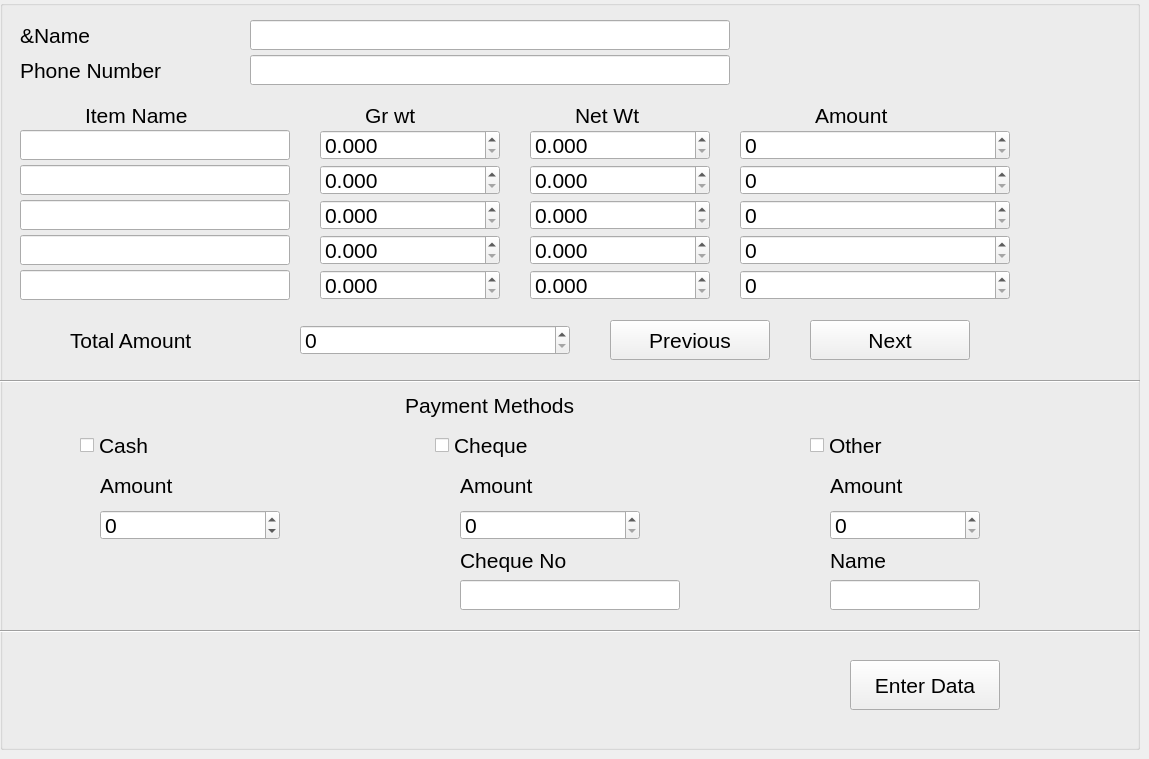
    <widget class="QWidget" name="Silver_Purchase">
     <widget class="QGroupBox" name="groupBox_7">
      <property name="geometry">
       <rect>
        <x>0</x>
        <y>0</y>
        <width>1140</width>
        <height>750</height>
       </rect>
      </property>
      <property name="font">
       <font>
        <pointsize>16</pointsize>
       </font>
      </property>
      <property name="title">
       <string/>
      </property>
      <widget class="QLabel" name="labelCName_7">
       <property name="geometry">
        <rect>
         <x>20</x>
         <y>20</y>
         <width>100</width>
         <height>30</height>
        </rect>
       </property>
       <property name="text">
        <string>&amp;Name</string>
       </property>
      </widget>
      <widget class="QLineEdit" name="SP_Name">
       <property name="geometry">
        <rect>
         <x>250</x>
         <y>20</y>
         <width>480</width>
         <height>30</height>
        </rect>
       </property>
      </widget>
      <widget class="QLabel" name="label_149">
       <property name="geometry">
        <rect>
         <x>20</x>
         <y>55</y>
         <width>190</width>
         <height>30</height>
        </rect>
       </property>
       <property name="text">
        <string>Phone Number</string>
       </property>
      </widget>
      <widget class="QLineEdit" name="SP_phnum">
       <property name="geometry">
        <rect>
         <x>250</x>
         <y>55</y>
         <width>480</width>
         <height>30</height>
        </rect>
       </property>
      </widget>
      <widget class="QLabel" name="label_150">
       <property name="geometry">
        <rect>
         <x>85</x>
         <y>100</y>
         <width>140</width>
         <height>31</height>
        </rect>
       </property>
       <property name="text">
        <string>Item Name</string>
       </property>
      </widget>
      <widget class="QLineEdit" name="SP_Itemname">
       <property name="geometry">
        <rect>
         <x>20</x>
         <y>130</y>
         <width>270</width>
         <height>30</height>
        </rect>
       </property>
      </widget>
      <widget class="QLabel" name="label_151">
       <property name="geometry">
        <rect>
         <x>365</x>
         <y>100</y>
         <width>90</width>
         <height>30</height>
        </rect>
       </property>
       <property name="text">
        <string>Gr wt</string>
       </property>
      </widget>
      <widget class="QDoubleSpinBox" name="SP_grwt">
       <property name="geometry">
        <rect>
         <x>320</x>
         <y>130</y>
         <width>180</width>
         <height>30</height>
        </rect>
       </property>
       <property name="decimals">
        <number>3</number>
       </property>
       <property name="maximum">
        <double>999.999000000000024</double>
       </property>
      </widget>
      <widget class="QLabel" name="label_152">
       <property name="geometry">
        <rect>
         <x>575</x>
         <y>100</y>
         <width>90</width>
         <height>30</height>
        </rect>
       </property>
       <property name="text">
        <string>Net Wt</string>
       </property>
      </widget>
      <widget class="QDoubleSpinBox" name="SP_ntwt">
       <property name="geometry">
        <rect>
         <x>530</x>
         <y>130</y>
         <width>180</width>
         <height>30</height>
        </rect>
       </property>
       <property name="decimals">
        <number>3</number>
       </property>
       <property name="maximum">
        <double>999.999000000000024</double>
       </property>
      </widget>
      <widget class="QLabel" name="label_153">
       <property name="geometry">
        <rect>
         <x>815</x>
         <y>100</y>
         <width>120</width>
         <height>30</height>
        </rect>
       </property>
       <property name="text">
        <string>Amount</string>
       </property>
      </widget>
      <widget class="QSpinBox" name="SP_Amount">
       <property name="geometry">
        <rect>
         <x>740</x>
         <y>130</y>
         <width>270</width>
         <height>30</height>
        </rect>
       </property>
       <property name="maximum">
        <number>9999999</number>
       </property>
      </widget>
      <widget class="QPushButton" name="SP_next">
       <property name="geometry">
        <rect>
         <x>810</x>
         <y>320</y>
         <width>160</width>
         <height>40</height>
        </rect>
       </property>
       <property name="text">
        <string>Next</string>
       </property>
      </widget>
      <widget class="QPushButton" name="SP_previous">
       <property name="geometry">
        <rect>
         <x>610</x>
         <y>320</y>
         <width>160</width>
         <height>40</height>
        </rect>
       </property>
       <property name="text">
        <string>Previous</string>
       </property>
      </widget>
      <widget class="QSpinBox" name="SP_total">
       <property name="geometry">
        <rect>
         <x>300</x>
         <y>325</y>
         <width>270</width>
         <height>30</height>
        </rect>
       </property>
       <property name="maximum">
        <number>9999999</number>
       </property>
      </widget>
      <widget class="QLabel" name="label_154">
       <property name="geometry">
        <rect>
         <x>70</x>
         <y>325</y>
         <width>180</width>
         <height>30</height>
        </rect>
       </property>
       <property name="text">
        <string>Total Amount</string>
       </property>
      </widget>
      <widget class="Line" name="line_39">
       <property name="geometry">
        <rect>
         <x>0</x>
         <y>380</y>
         <width>1140</width>
         <height>3</height>
        </rect>
       </property>
       <property name="orientation">
        <enum>Qt::Horizontal</enum>
       </property>
      </widget>
      <widget class="QLabel" name="label_155">
       <property name="geometry">
        <rect>
         <x>405</x>
         <y>390</y>
         <width>220</width>
         <height>30</height>
        </rect>
       </property>
       <property name="text">
        <string>Payment Methods</string>
       </property>
      </widget>
      <widget class="QCheckBox" name="SP_Cash">
       <property name="geometry">
        <rect>
         <x>80</x>
         <y>430</y>
         <width>80</width>
         <height>30</height>
        </rect>
       </property>
       <property name="text">
        <string>Cash</string>
       </property>
      </widget>
      <widget class="QSpinBox" name="Cash_7">
       <property name="geometry">
        <rect>
         <x>100</x>
         <y>510</y>
         <width>180</width>
         <height>30</height>
        </rect>
       </property>
       <property name="minimum">
        <number>-9999999</number>
       </property>
       <property name="maximum">
        <number>9999999</number>
       </property>
      </widget>
      <widget class="QLabel" name="label_156">
       <property name="geometry">
        <rect>
         <x>100</x>
         <y>470</y>
         <width>120</width>
         <height>30</height>
        </rect>
       </property>
       <property name="text">
        <string>Amount</string>
       </property>
      </widget>
      <widget class="QCheckBox" name="SP_Cheque">
       <property name="geometry">
        <rect>
         <x>435</x>
         <y>430</y>
         <width>150</width>
         <height>30</height>
        </rect>
       </property>
       <property name="text">
        <string>Cheque</string>
       </property>
      </widget>
      <widget class="QLabel" name="label_157">
       <property name="geometry">
        <rect>
         <x>460</x>
         <y>470</y>
         <width>110</width>
         <height>30</height>
        </rect>
       </property>
       <property name="text">
        <string>Amount</string>
       </property>
      </widget>
      <widget class="QSpinBox" name="Cheque_7">
       <property name="geometry">
        <rect>
         <x>460</x>
         <y>510</y>
         <width>180</width>
         <height>30</height>
        </rect>
       </property>
       <property name="maximum">
        <number>9999999</number>
       </property>
      </widget>
      <widget class="QCheckBox" name="SP_Other">
       <property name="geometry">
        <rect>
         <x>810</x>
         <y>430</y>
         <width>140</width>
         <height>30</height>
        </rect>
       </property>
       <property name="text">
        <string>Other</string>
       </property>
      </widget>
      <widget class="QLabel" name="label_158">
       <property name="geometry">
        <rect>
         <x>830</x>
         <y>545</y>
         <width>70</width>
         <height>30</height>
        </rect>
       </property>
       <property name="text">
        <string>Name</string>
       </property>
      </widget>
      <widget class="QLabel" name="label_159">
       <property name="geometry">
        <rect>
         <x>830</x>
         <y>470</y>
         <width>110</width>
         <height>30</height>
        </rect>
       </property>
       <property name="text">
        <string>Amount</string>
       </property>
      </widget>
      <widget class="QLineEdit" name="Other_Name_2">
       <property name="geometry">
        <rect>
         <x>830</x>
         <y>580</y>
         <width>150</width>
         <height>30</height>
        </rect>
       </property>
      </widget>
      <widget class="QSpinBox" name="Other_Amount_2">
       <property name="geometry">
        <rect>
         <x>830</x>
         <y>510</y>
         <width>150</width>
         <height>30</height>
        </rect>
       </property>
       <property name="maximum">
        <number>9999999</number>
       </property>
      </widget>
      <widget class="QLabel" name="label_160">
       <property name="geometry">
        <rect>
         <x>460</x>
         <y>545</y>
         <width>140</width>
         <height>30</height>
        </rect>
       </property>
       <property name="text">
        <string>Cheque No</string>
       </property>
      </widget>
      <widget class="QLineEdit" name="ChequeNo_7">
       <property name="geometry">
        <rect>
         <x>460</x>
         <y>580</y>
         <width>220</width>
         <height>30</height>
        </rect>
       </property>
      </widget>
      <widget class="Line" name="line_40">
       <property name="geometry">
        <rect>
         <x>0</x>
         <y>630</y>
         <width>1140</width>
         <height>3</height>
        </rect>
       </property>
       <property name="orientation">
        <enum>Qt::Horizontal</enum>
       </property>
      </widget>
      <widget class="QPushButton" name="Data_Entry_button_8">
       <property name="geometry">
        <rect>
         <x>850</x>
         <y>660</y>
         <width>150</width>
         <height>50</height>
        </rect>
       </property>
       <property name="text">
        <string>Enter Data</string>
       </property>
      </widget>
      <widget class="QDoubleSpinBox" name="SP_grwt_2">
       <property name="geometry">
        <rect>
         <x>320</x>
         <y>165</y>
         <width>180</width>
         <height>30</height>
        </rect>
       </property>
       <property name="decimals">
        <number>3</number>
       </property>
       <property name="maximum">
        <double>999.999000000000024</double>
       </property>
      </widget>
      <widget class="QLineEdit" name="SP_Itemname_2">
       <property name="geometry">
        <rect>
         <x>20</x>
         <y>165</y>
         <width>270</width>
         <height>30</height>
        </rect>
       </property>
      </widget>
      <widget class="QSpinBox" name="SP_Amount_2">
       <property name="geometry">
        <rect>
         <x>740</x>
         <y>165</y>
         <width>270</width>
         <height>30</height>
        </rect>
       </property>
       <property name="maximum">
        <number>9999999</number>
       </property>
      </widget>
      <widget class="QDoubleSpinBox" name="SP_ntwt_2">
       <property name="geometry">
        <rect>
         <x>530</x>
         <y>165</y>
         <width>180</width>
         <height>30</height>
        </rect>
       </property>
       <property name="decimals">
        <number>3</number>
       </property>
       <property name="maximum">
        <double>999.999000000000024</double>
       </property>
      </widget>
      <widget class="QDoubleSpinBox" name="SP_grwt_3">
       <property name="geometry">
        <rect>
         <x>320</x>
         <y>200</y>
         <width>180</width>
         <height>30</height>
        </rect>
       </property>
       <property name="decimals">
        <number>3</number>
       </property>
       <property name="maximum">
        <double>999.999000000000024</double>
       </property>
      </widget>
      <widget class="QLineEdit" name="SP_Itemname_3">
       <property name="geometry">
        <rect>
         <x>20</x>
         <y>200</y>
         <width>270</width>
         <height>30</height>
        </rect>
       </property>
      </widget>
      <widget class="QSpinBox" name="SP_Amount_3">
       <property name="geometry">
        <rect>
         <x>740</x>
         <y>200</y>
         <width>270</width>
         <height>30</height>
        </rect>
       </property>
       <property name="maximum">
        <number>9999999</number>
       </property>
      </widget>
      <widget class="QDoubleSpinBox" name="SP_ntwt_3">
       <property name="geometry">
        <rect>
         <x>530</x>
         <y>200</y>
         <width>180</width>
         <height>30</height>
        </rect>
       </property>
       <property name="decimals">
        <number>3</number>
       </property>
       <property name="maximum">
        <double>999.999000000000024</double>
       </property>
      </widget>
      <widget class="QDoubleSpinBox" name="SP_grwt_4">
       <property name="geometry">
        <rect>
         <x>320</x>
         <y>235</y>
         <width>180</width>
         <height>30</height>
        </rect>
       </property>
       <property name="decimals">
        <number>3</number>
       </property>
       <property name="maximum">
        <double>999.999000000000024</double>
       </property>
      </widget>
      <widget class="QLineEdit" name="SP_Itemname_4">
       <property name="geometry">
        <rect>
         <x>20</x>
         <y>235</y>
         <width>270</width>
         <height>30</height>
        </rect>
       </property>
      </widget>
      <widget class="QSpinBox" name="SP_Amount_4">
       <property name="geometry">
        <rect>
         <x>740</x>
         <y>235</y>
         <width>270</width>
         <height>30</height>
        </rect>
       </property>
       <property name="maximum">
        <number>9999999</number>
       </property>
      </widget>
      <widget class="QDoubleSpinBox" name="SP_ntwt_4">
       <property name="geometry">
        <rect>
         <x>530</x>
         <y>235</y>
         <width>180</width>
         <height>30</height>
        </rect>
       </property>
       <property name="decimals">
        <number>3</number>
       </property>
       <property name="maximum">
        <double>999.999000000000024</double>
       </property>
      </widget>
      <widget class="QDoubleSpinBox" name="SP_grwt_5">
       <property name="geometry">
        <rect>
         <x>320</x>
         <y>270</y>
         <width>180</width>
         <height>30</height>
        </rect>
       </property>
       <property name="decimals">
        <number>3</number>
       </property>
       <property name="maximum">
        <double>999.999000000000024</double>
       </property>
      </widget>
      <widget class="QLineEdit" name="SP_Itemname_5">
       <property name="geometry">
        <rect>
         <x>20</x>
         <y>270</y>
         <width>270</width>
         <height>30</height>
        </rect>
       </property>
      </widget>
      <widget class="QSpinBox" name="SP_Amount_5">
       <property name="geometry">
        <rect>
         <x>740</x>
         <y>270</y>
         <width>270</width>
         <height>30</height>
        </rect>
       </property>
       <property name="maximum">
        <number>9999999</number>
       </property>
      </widget>
      <widget class="QDoubleSpinBox" name="SP_ntwt_5">
       <property name="geometry">
        <rect>
         <x>530</x>
         <y>270</y>
         <width>180</width>
         <height>30</height>
        </rect>
       </property>
       <property name="decimals">
        <number>3</number>
       </property>
       <property name="maximum">
        <double>999.999000000000024</double>
       </property>
      </widget>
     </widget>
    </widget>
